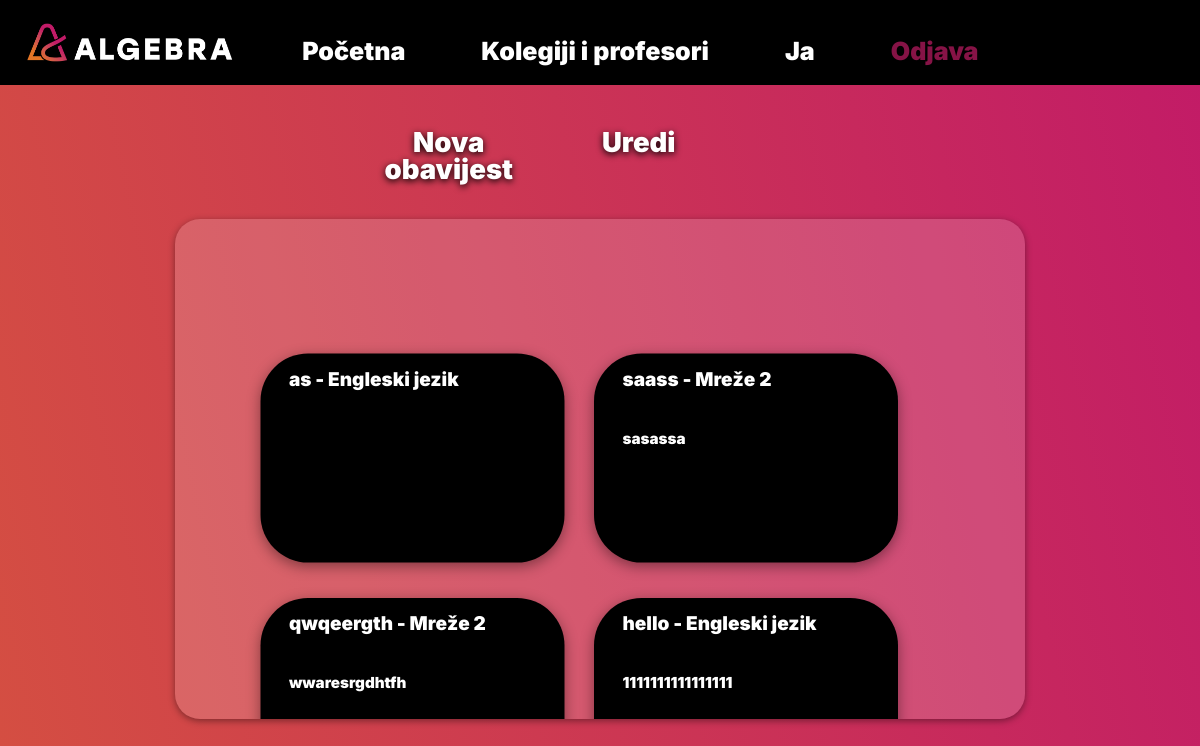
The app's page /pocetna/ (signed in) with its own data.
### projekt/models.py (models this page shows, shortened)
class Obavijest(models.Model):
    title = models.CharField(max_length=255)
    content = models.CharField(max_length=2000)
    publication_date = models.DateField()
    expiration_date = models.DateField()
    kolegij = models.ForeignKey(Kolegij, on_delete=models.CASCADE, null=True)
    class Meta:
        verbose_name_plural = "Obavijesti"

class Kolegij(models.Model):
    kolegij_id = models.AutoField(primary_key=True)
    kolegij_naziv = models.CharField(max_length=255, default='Default Name')
    profesor = models.ForeignKey(Profesor, on_delete=models.CASCADE, null=True)
    class Meta:
        verbose_name_plural = "Kolegiji"

### projekt/views.py (the view)
# urls.py: path('pocetna/', views.pocetna_view, name='pocetna'),
@login_required
def pocetna_view(request):
    obavijesti = Obavijest.objects.all().order_by('-publication_date')
    obavijesti_count = obavijesti.count()
    margin_top_pixels = obavijesti_count * 50
    margin_top_pixels1 = obavijesti_count * 200
    margin_top_pixels2 = obavijesti_count * 430
    kolegiji = Kolegij.objects.all()
    context = {
        'obavijesti': obavijesti,
        'kolegiji': kolegiji,
        'obavijesti_count': obavijesti_count,
        'margin_top_pixels': margin_top_pixels,  # Pass margin_top_pixels to the template
        'margin_top_pixels1': margin_top_pixels1,  # Pass margin_top_pixels to the template
        'margin_top_pixels2': margin_top_pixels2,  # Pass margin_top_pixels to the template
    }
    return render(request, 'pocetna.html', context)

### templates/pocetna.html (shortened to what this page needs)
{% load static %}
<!DOCTYPE html>
<html lang="en">
<head>
    <link rel="stylesheet" type="text/css" href="{% static 'css/pocetna.css' %}">
    <link rel="stylesheet" href="https://stackpath.bootstrapcdn.com/bootstrap/4.5.2/css/bootstrap.min.css">
</head>
<body>
  <nav class="navbar navbar-expand-lg navbar-dark bg-dark navbar-custom animated-navbar">
    <img src="{% static 'pictures/FB_Algebra-logo.jpg' %}" alt="Logo" height="40" class="AnimacijaZaSliku">
    <div class="collapse navbar-collapse justify-content-between" id="navbarNav">
     <ul class="navbar-nav">
    <li class="nav-item">
        <a class="nav-link" href="{% url 'pocetna' %}"><p>Početna</p></a>
    </li>
    <li class="nav-item">
        <a class="nav-link" href="{% url 'kolegij' %}"><p>Kolegiji i profesori</p></a>
    </li>
    <li class="nav-item">
        <a class="nav-link" href="{% url 'ja' %}"><p>Ja</p></a>
    </li>
    {% if user.is_authenticated %}
    <li class="nav-item">
      <a class="nav-link" id="Odjava" href="{% url 'logout' %}"><p>Odjava</p></a>
    </li>
    {% endif %}
</ul>
    </div>
  </nav>
  <div class="content-container">
  <div class="container">
    <div class="row">
      <div class="col-md-4 col-sm-6">
        <div class="bigwhite">
          <button type="button" class="btn btn-primary btn-block pbutton" data-toggle="modal" data-target="#addObavijestModal">
            <p class="Txttop">Nova obavijest</p>
          </button>
        </div>
      </div>
      <div class="col-md-4 col-sm-6">
        <div class="bigwhite">
          <button onclick="toggleEditButtons()" type="button" class="btn btn-primary btn-block pbutton"><p class="Txttop">Uredi</p></button>
        </div>
      </div>
    </div>
  </div>
  <div class="roza">
    <div class="container">
      <div class="row kutije">
        {% for obavijest in obavijesti %}
        <div class="col-lg-4 col-md-6">
          <div class="grid-item" >
            <h1 class="grid-item-h1" onclick="openObavijestModal('{{ obavijest.title|default:"" }}', '{{ obavijest.content|default:"" }}', '{{ obavijest.kolegij.kolegij_naziv|default:"" }}')">
              {{ obavijest.title|default:"No obavijest available" }}
              {% if obavijest.kolegij %}
 - {{ obavijest.kolegij.kolegij_naziv }}{% endif %}</h1><p class="grid-item-p">{{ obavijest.content|default:" " }}</p></div></div>{% endfor %}</div></div></div>
</div>
</body>
</html>

### static/css/pocetna.css (style rules this page uses)
* { padding: 0; margin: 0; font-family: 'inter'; font-weight: 900; }
body { background: linear-gradient(to bottom left,#C21B67, #E27526); background-size: 100% 100%; background-attachment: fixed; margin: 0; height: 100vh; overflow: hidden; }
.pbutton { border: none !important; }
.btn.btn-primary.btn-block.pbutton, .col-md-4 { background-color: transparent !important ; }
.navbar-dark .navbar-nav .nav-link { color: white !important; font-size: 25px; }
.navbar-collapse { z-index: 999; }
.navbar { z-index: 999; }
img { padding-right: 30px; padding-left: 10px; }
.nav-item { padding-left: 30px; padding-right: 30px; padding-top: 17px; }
.navbar.navbar-expand-lg.navbar-dark.bg-dark.navbar-custom { background-color: #000000 !important; }
.roza { position: absolute; top: 50%; left: 50%; transform: translate(-50%, -50%); width: 1094.4px; height: 531.2px; align-items: center; background-color: rgba(255, 255, 255, 0.166); border-radius: 50px; margin-top: 100px; }
.roza { position: absolute; top: 50%; left: 50%; transform: translate(-50%, -50%); width: 1200.4px; height: 531.2px; align-items: center; border-radius: 50px; margin-top: 100px; display: flex; justify-content: center; align-items: center; overflow-y: auto; overflow-y: auto; }
.bigwhite { display: flex; align-items: center; justify-content: center; padding: 20px; width: 100%; margin: 0 auto; color: white; gap: 250px; padding-top: 30px; }
.roza ,.grid-item { line-height: 54px; box-shadow: 0px 4px 15px #00000067; }
.nav-link p { transition: color 0.5s ease-in-out, text-shadow 0.5s ease-in-out; margin-bottom: -2px; }
#Odjava p { transition: color 0.5s ease-in-out, text-shadow 0.5s ease-in-out; }
.bigwhite p { font-family: 'Inter'; font-style: normal; font-weight: 900; font-size: 30px; transition: color 0.5s ease-in-out, text-shadow 0.5s ease-in-out; line-height: 54px; text-shadow: 0px 4px 15px #000000; }
.grid-item { margin: 20px; overflow: hidden; padding: 15px; background: #000000; border-radius: 50px; width: 320px; height: 220px; color: white; }
.grid-item-h1 { cursor: pointer; padding-left: 15px; padding-bottom: 15px; font-weight: 900; font-size: 20px !important; transition: color 0.5s ease-in-out; }
.grid-item-p { padding-left: 15px; }
.AnimacijaZaSliku { animation: fadeIn 1.5s ease-in-out; }
.roza > .container > .row > div { animation: fadeInFromLeft 1s ease-in-out; animation-fill-mode: forwards; }

### records on screen
Obavijest: title "as", kolegij.kolegij_naziv "Engleski jezik"
Obavijest: title "saass", kolegij.kolegij_naziv "Mreže 2", content "sasassa"
Obavijest: title "qwqeergth", kolegij.kolegij_naziv "Mreže 2", content "wwaresrgdhtfh"
Obavijest: title "hello", kolegij.kolegij_naziv "Engleski jezik", content "1111111111111111"
